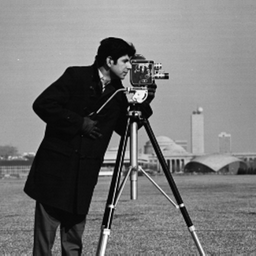
#> input picture Data/Hw4/standard_test_images/cameraman.tif, 256 x 256 px, shrunk from 512 x 512 before the run, given in place of lena_color_512.tif, which was not available
$ jupyter execute main.ipynb
#> lines starting #> are read from the running program, lines starting #| are printed output that depends on the picture; after the words box and inside, x2 and y2 are one past the last pixel; in counts of white or black regions, pixels touching at a corner belong together; pictures that were not available may be replaced by others from this repository, and a replacement may not be noted
[cell 1]
"""
From RGB to YCbCr
"""

def RGB_to_YCbCr(COLOR_IMG):
    """
    Y = 0.299 R + 0.587 G + 0.114 B
    Cb = - 0.1687 R - 0.3313 G + 0.5 B + 128
    Cr = 0.5 R - 0.4187 G - 0.0813 B + 128
    """

    W, H, C = COLOR_IMG.shape
    YCbCr_IMG = np.zeros((W, H, C))

    for w in range(W):
        for h in range(H):
            YCbCr_IMG[w,h,0] = + 0.2990*COLOR_IMG[w,h,0] + 0.5870*COLOR_IMG[w,h,1] + 0.1140*COLOR_IMG[w,h,2] +   0
            YCbCr_IMG[w,h,1] = - 0.1687*COLOR_IMG[w,h,0] - 0.3313*COLOR_IMG[w,h,1] + 0.5000*COLOR_IMG[w,h,2] + 128
            YCbCr_IMG[w,h,2] = + 0.5000*COLOR_IMG[w,h,0] - 0.4187*COLOR_IMG[w,h,1] - 0.0813*COLOR_IMG[w,h,2] + 128

    return YCbCr_IMG

[cell 2]
"""
From YCbCr to RGB
"""
# [17 lines left out: function YCbCr_to_RGB, not called in this run]

[cell 3]
"""
Downsample YCbCr and split them into 3 parts
"""

def Downsample_YCbCr(YCbCr_IMG):
    """
    Y  ==> Remain the same
    Cb ==> Cut down 50%
    Cr ==> Cut down 50%
    """
    W, H, C = YCbCr_IMG.shape
    CW = W//2
    CH = H//2
    Y_Channel = YCbCr_IMG[:,:,0]
    Cb_Channel= np.zeros((CW, CH))
    Cr_Channel= np.zeros((CW, CH))

    # In a 2x2 grid, directly use the top-left pixel
    for w in range(CW):
        for h in range(CH):
            Cb_Channel[w,h]=YCbCr_IMG[2*w,2*h,1]
            Cr_Channel[w,h]=YCbCr_IMG[2*w,2*h,2]

    return Y_Channel, Cb_Channel, Cr_Channel

[cell 4]
"""
Upsample YCbCr the result from Inverse Consine Transform
"""
# [10 lines left out: function Upsample_YCbCr, not called in this run]

[cell 5]
'''
This class is used to perform DCT and IDCT
REF: https://github.com/AbraaoHonorio/DCT-Discrete-Cosine-Transform
'''
import numpy as np
import matplotlib.pyplot as plt
from math import cos, pi, sqrt
class Github_Cosine_Transform():

    def __init__(self):
        pass

    def dct_2d(self, image, numberCoefficients=0):

        nc = numberCoefficients # passando para NC para melhorar a visibilidade da formula
        height = image.shape[0]
        width = image.shape[1]
        imageRow = np.zeros_like(image).astype(float)
        imageCol = np.zeros_like(image).astype(float)

        for h in range(height):
            imageRow[h, :] = self.dct_1d(image[h, :], nc) # aplicando IDCT na linhas
        for w in range(width):
            imageCol[:, w] = self.dct_1d(imageRow[:, w], nc) # aplicando IDCT nas colunas

        return imageCol

    def dct_1d(self, image, numberCoefficients=0):

        nc = numberCoefficients
        n = len(image)
        newImage= np.zeros_like(image).astype(float)


        for k in range(n):
            sum = 0
            for i in range(n):
                sum += image[i] * cos(2 * pi * k / (2.0 * n) * i + (k * pi) / (2.0 * n))
            ck = sqrt(0.5) if k == 0 else 1
            newImage[k] = sqrt(2.0 / n) * ck * sum

        # salvando os N maiores numeros e zerandos todos os outros
        if nc > 0:
            newImage.sort()
            for i in range(nc, n):
                newImage[i] = 0

        return newImage # retorno de um VETOR


    def idct_2d(self, image):
        height = image.shape[0]
        width =  image.shape[1]
        imageRow = np.zeros_like(image).astype(float)
        imageCol = np.zeros_like(image).astype(float)


        for h in range(height):
            imageRow[h, :] = self.idct_1d(image[h, :]) # aplicando IDCT na linhas
        for w in range(width):
            imageCol[:, w] = self.idct_1d(imageRow[:, w]) # aplicando IDCT nas colunas

        return imageCol

    def idct_1d(self, image):

        n = len(image)
        newImage = np.zeros_like(image).astype(float)

        for i in range(n):
            sum = 0
            for k in range(n):
                ck = sqrt(0.5) if k == 0 else 1 # operador tenario para verificar o valor do CK
                sum += ck * image[k] * cos(2 * pi * k / (2.0 * n) * i + (k * pi) / (2.0 * n))

            newImage[i] = sqrt(2.0 / n) * sum

        return newImage

"""
link:http://www.robertstocker.co.uk/jpeg/jpeg_new_9.htm

Thanks to Teacher's link, I re-implemented the demo 8x8 block
in order to test whether my DCT methods is okay or not.
"""
TEST_BLOCK_01 = np.array([[  5, 5, 64, 64, 5, 5, 5, 5 ],
                          [  5, 5, 64, 64, 5, 5, 5, 5 ],
                          [  5, 5, 64, 64, 5, 5, 5, 5 ],
                          [  5, 5, 64, 64, 5, 5, 5, 5 ],
                          [  5, 5, 64, 64, 5, 5, 5, 5 ],
                          [  5, 5, 64, 64, 5, 5, 5, 5 ],
                          [  5, 5, 64, 64, 5, 5, 5, 5 ],
                          [  5, 5, 64, 64, 5, 5, 5, 5 ],])

TEST_BLOCK_02 = np.array([[  5,  5,  5,  5,  5,  5,  5,  5 ],
                          [  5,  5,  5,  5,  5,  5,  5,  5 ],
                          [ 64, 64, 64, 64, 64, 64, 64, 64 ],
                          [ 64, 64, 64, 64, 64, 64, 64, 64 ],
                          [  5,  5,  5,  5,  5,  5,  5,  5 ],
                          [  5,  5,  5,  5,  5,  5,  5,  5 ],
                          [  5,  5,  5,  5,  5,  5,  5,  5 ],
                          [  5,  5,  5,  5,  5,  5,  5,  5 ],])

TEST_BLOCK_03 = np.array([[ 64, 64,  5,  5,  5,  5,  5,  5 ],
                          [  5, 64, 64,  5,  5,  5,  5,  5 ],
                          [  5,  5, 64, 64,  5,  5,  5,  5 ],
                          [  5,  5,  5, 64, 64,  5,  5,  5 ],
                          [  5,  5,  5,  5, 64, 64,  5,  5 ],
                          [  5,  5,  5,  5,  5, 64, 64,  5 ],
                          [  5,  5,  5,  5,  5,  5, 64, 64 ],
                          [  5,  5,  5,  5,  5,  5,  5, 64 ],])

# Step 1: Choose Test Block
TEST_BLOCK = TEST_BLOCK_03
plt.imshow(TEST_BLOCK)
plt.show()
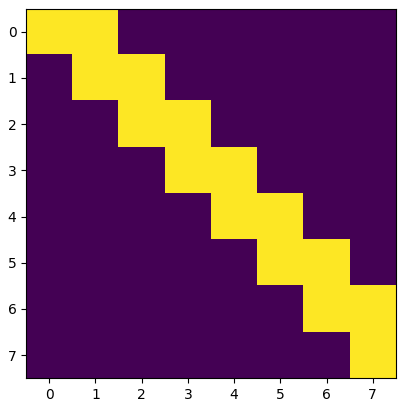
#> figure drawn by matplotlib, 1 panel

# Step 2: Perform DCT on Test Block
DCT_Tool = Github_Cosine_Transform()
DCT_BLOCK = DCT_Tool.dct_2d(TEST_BLOCK)
plt.imshow(DCT_BLOCK)
plt.show()
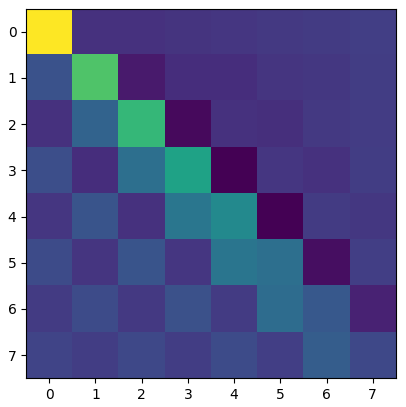
#> figure drawn by matplotlib, 1 panel

# Step 3: (Optional) Inverse DCT
INV_DCT_BLOCK = DCT_Tool.idct_2d(DCT_BLOCK)
plt.imshow(INV_DCT_BLOCK)
plt.show()

[cell 6]
"""
Perform De-Quantization on a single 8x8 block
"""

# [50 lines left out: function RE_Quantization, not called in this run]

[cell 7]
"""
Perform Zigzag on a 8x8 Quantized Result
"""

def ZigzagScan(Block):

    order_matrix = np.array([[  0,  1,  5,  6, 14, 15, 27, 28 ],
                             [  2,  4,  7, 13, 16, 26, 29, 42 ],
                             [  3,  8, 12, 17, 25, 30, 41, 43 ],
                             [  9, 11, 18, 24, 31, 40, 44, 53 ],
                             [ 10, 19, 23, 32, 39, 45, 52, 54 ],
                             [ 20, 22, 33, 38, 46, 51, 55, 60 ],
                             [ 21, 34, 37, 47, 50, 56, 59, 61 ],
                             [ 35, 36, 48, 49, 57, 58, 62, 63 ],])

    zigzag_out = list()
    for num in range(64):
        for x in range(8):
            for y in range(8):
                if order_matrix[x,y] == num:
                    zigzag_out.append(Block[x,y])

    return zigzag_out

[cell 8]
"""
Reverse
Perform Reverse Zigzag on a zigzag list to get a 8x8 Quantized Result
"""

# [19 lines left out: function RE_ZigzagScan, not called in this run]

[cell 9]
"""
Perform Quantization on a single 8x8 block
"""

def Quantization(Block, MODE):
    """
    This is the point at which I can control the quality.
    I decided to follow Nikon Camera's setting
    """

    if MODE == "Y":

        QT_Y = np.array([[  2,  1,  1,  1,  1,  1,  2,  1 ],
                         [  1,  1,  2,  2,  2,  2,  2,  4 ],
                         [  3,  2,  2,  2,  2,  5,  4,  4 ],
                         [  3,  4,  6,  5,  6,  6,  6,  5 ],
                         [  6,  6,  6,  7,  9,  8,  6,  7 ],
                         [  9,  7,  6,  6,  8, 11,  8,  9 ],
                         [ 10, 10, 10, 10, 10,  6,  8, 11 ],
                         [ 12, 11, 10, 12,  9, 10, 10, 10 ],])

        Block_Y_Qtzd = np.zeros((8,8))
        Block_Y_Qtzd = Block / QT_Y

        #return Block_Y_Qtzd.astype(np.int8)
        return Block_Y_Qtzd.astype(np.int32)

    elif MODE == "Cb" or MODE == "Cr":

        QT_C = np.array([[  2,  2,  2,  2,  2,  2,  5,  3 ],
                         [  3,  5, 10,  7,  6,  7, 10, 10 ],
                         [ 10, 10, 10, 10, 10, 10, 10, 10 ],
                         [ 10, 10, 10, 10, 10, 10, 10, 10 ],
                         [ 10, 10, 10, 10, 10, 10, 10, 10 ],
                         [ 10, 10, 10, 10, 10, 10, 10, 10 ],
                         [ 10, 10, 10, 10, 10, 10, 10, 10 ],
                         [ 10, 10, 10, 10, 10, 10, 10, 10 ],])

        Block_C_Qtzd= np.zeros((8,8))
        Block_C_Qtzd= Block/ QT_C

        #return Block_C_Qtzd.astype(np.int8) this line makes things wrong
        return Block_C_Qtzd.astype(np.int32)

    else:
        print("QAQ")

[cell 10]
"""
Perform Zero Run Length Coding on zigzagged AC result
"""

def Zero_Run_Length_Coding(zigzag_list):

    DC = zigzag_list[0]

    AC_code = list()
    count = 0

    for i in range(1, len(zigzag_list)):

        val = zigzag_list[i]

        if val == 0:
            count=count+1
            if i == len(zigzag_list)-1:
                assigned_tuple = (0, val)
                AC_code.append((0, val))
        else:
            assigned_tuple = (count, val)
            count = 0

            if i == len(zigzag_list) - 1:
                assigned_tuple = (0, 0)

            AC_code.append(assigned_tuple)

    return DC, AC_code

[cell 11]
"""
Perform Reverse Zero Run Length Coding on zigzagged AC result
"""

# [16 lines left out: function RE_Zero_Run_Length_Coding, not called in this run]

[cell 12]
"""
Perform Differential Coding for DC Part
"""

def Differential_Coding(DC_Y_LIST):
    DC_Differential_LIST = []
    DC_00 = 0
    for idx, DC in enumerate(DC_Y_LIST):
        if idx == 0:
            DC_Differential_LIST.append(DC_Y_LIST[0])
        else:
            DC_BEF = DC_Y_LIST[idx-1]
            DC_NOW = DC_Y_LIST[idx]
            DC_diff = DC_NOW - DC_BEF
            DC_Differential_LIST.append(DC_diff)
    return DC_Differential_LIST

[cell 13]
"""
Reverse Bit Stream to DC Part
"""

# [12 lines left out: function RE_Differential_Coding, not called in this run]

[cell 14]
"""
Forward
This block is related to AC Code
"""
# [6 lines left out: function NESTED_LIST_to_1D_LIST, not called in this run]

[cell 15]
"""
Reverse
This block is related to AC Code
"""

# [20 lines left out: function OneD_LIST_to_NESTED_LIST, not called in this run]

[cell 16]
"""
I implemented basically all the code the following YouTube video covered.
With a bit modification, it can be applied on DC part of this JPEG project.
https://github.com/bhrigu123/huffman-coding
"""

import os
import heapq

class HuffmanCoding:

    def __init__(self):
        self.heap = []
        self.codes = {}
        self.reverse_mapping = {}

    class HeapNode:
        def __init__(self, char, freq):
            self.char = char
            self.freq = freq
            self.left = None
            self.right= None

        def __lt__(self, other):
            return self.freq < other.freq

        def __eq__(self, other):
            if (other == None):
                return False
            if (not isinstance(other, HeapNode)):
                return False
            return self.freq == other.freq

    def make_frequency_dict(self, text):
        # calc freq and return
        frequency = {}
        for character in text:
            if not character in frequency:
                frequency[character] = 0
            frequency[character] += 1
        return frequency

    def make_heap(self, frequency):
        # make priority queue
        for key in frequency:
            node = self.HeapNode(key, frequency[key])
            heapq.heappush(self.heap, node)

    def merge_codes(self):
        # build huffman tree. Save root node in heap
        while(len(self.heap)>1):
            node1 = heapq.heappop(self.heap)
            node2 = heapq.heappop(self.heap)

            merged = self.HeapNode(None, node1.freq + node2.freq)
            merged.left = node1
            merged.right = node2

            heapq.heappush(self.heap, merged)

    def make_codes_helper(self, node, current_code):
        if(node == None):
            return
        if(node.char != None):
            self.codes[node.char] = current_code
            self.reverse_mapping[current_code] = node.char

        self.make_codes_helper(node.left, current_code + "0")
        self.make_codes_helper(node.right, current_code + "1")

    def make_codes(self):
        # make codes for characters and save
        root = heapq.heappop(self.heap)
        current_code = ""
        self.make_codes_helper(root, current_code)

    def get_encoded_text(self, text):
        # replace character with code and return
        encoded_text = ""
        for character in text:
            encoded_text += self.codes[character]
        return encoded_text

    def pad_encoded_text(self, encoded_text):
        # pad encoded text and return
        extra_padding = 8 - len(encoded_text) % 8
        for i in range(extra_padding):
            encoded_text += "0"

        padded_info = "{0:08b}".format(extra_padding)
        encoded_text = padded_info + encoded_text
        return encoded_text

    def get_byte_array(self, padded_encoded_text):
        # convert bits into bytes. Return byte array
        b = bytearray()
        for i in range(0, len(padded_encoded_text), 8):

            byte = padded_encoded_text[i:i+8]
            b.append(int(byte, 2))

        return b

    def DC_Compress(self, test_list, output_path):

        text = test_list

        frequency = self.make_frequency_dict(text)

        self.make_heap(frequency)
        self.merge_codes()
        self.make_codes()

        encoded_text = self.get_encoded_text(text)
        padded_encoded_text = self.pad_encoded_text(encoded_text)

        b = self.get_byte_array(padded_encoded_text)
        with open(output_path, 'wb') as output:
            output.write(bytes(b))

        return 1

    # =====================================

    # [22 lines left out: functions remove_padding, decode_text, not called in this run]

    def DC_Decompress(self, input_path):

        with open(input_path, 'rb') as file:
            bit_string=""

            byte = file.read(1)

            while(len(byte) > 0):
                byte = ord(byte)
                bits = bin(byte)[2:].rjust(8, '0')
                bit_string += bits
                byte = file.read(1)

        encoded_text = self.remove_padding(bit_string)
        decoded_text = self.decode_text(encoded_text)

        return decoded_text

[cell 17]
import matplotlib.pyplot as plt
from math import cos,sqrt,pi
from tqdm import tqdm
import numpy as np
import cv2 as cv
import os

# This command will output the existing images
BASE_DIR = "../Data/Hw4/standard_test_images/"
#print(os.listdir(BASE_DIR))

GRAY_IMG_LIST = ["cameraman.tif",
                 "house.tif",
                 "jetplane.tif",
                 "lake.tif",
                 "lena_gray_256.tif",
                 "lena_gray_512.tif",
                 "livingroom.tif",
                 "mandril_gray.tif",
                 "peppers_gray.tif",
                 "pirate.tif",
                 "walkbridge.tif",
                 "woman_blonde.tif",
                 "woman_darkhair.tif"]

COLOR_IMG_LIST = ["lena_color_256.tif", "lena_color_512.tif", "mandril_color.tif", "peppers_color.tif"]

[cell 18]
# Read Image
COLOR_IMG = COLOR_IMG_LIST[1]
COLOR_IMG = cv.imread(BASE_DIR+COLOR_IMG)
#> COLOR_IMG is the input picture: shape (256, 256, 3); min 0, max 255, mean 118.3
COLOR_IMG = cv.cvtColor(COLOR_IMG, cv.COLOR_BGR2RGB)
W, H, C = COLOR_IMG.shape
#> W = 256; H = 256; C = 3

# RGB to YCbCr
YCbCr_IMG = RGB_to_YCbCr(COLOR_IMG)
#> after the loop in RGB_to_YCbCr, `for w in range(W):`:
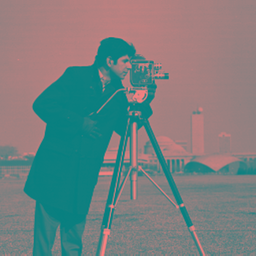
#> YCbCr_IMG: shape (256, 256, 3) float64; mean R, G, B 118.3, 128, 128

# Downsample YCbCr
Y_Channel, Cb_Channel, Cr_Channel = Downsample_YCbCr(YCbCr_IMG)
#> after the loop in Downsample_YCbCr, `for w in range(CW):`: Cb_Channel: shape (128, 128) float64; every value is 128
#> after the loop in Downsample_YCbCr, `for w in range(CW):`:
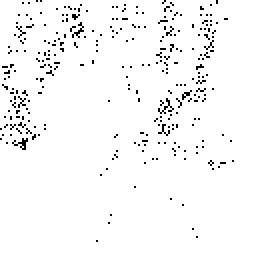
#> Cr_Channel: shape (128, 128) float64 (shown 2 times larger); values 128 (black) and 128 (white), 96.7% white; black in thin lines or dots, all inside (x1, y1, x2, y2) = (0, 0, 117, 121)

[cell 19]
# For Each 8x8 Block Do Following things

# Y Channel

DC_Y_LIST = []
AC_code_Y_LIST = []

for w in tqdm(range(0,W,8)):
    for h in range(0,H,8):

        # (0) Get 8x8 Grid
        TILE_Y = Y_Channel[w:w+8,h:h+8]

        # (1) DCT
        DCT_Y = DCT_Tool.dct_2d(TILE_Y)

        # (2) Quantization
        QTZ_Y = Quantization(DCT_Y, MODE="Y")

        # (3) Zig-zag Scan
        ZZS_Y = ZigzagScan(QTZ_Y)

        # (4) Zero Run Length Coding
        DC_Y, AC_code_Y = Zero_Run_Length_Coding(ZZS_Y)

        # (5) Prepare For Huffman Encoding
        DC_Y_LIST.append(DC_Y)
        AC_code_Y_LIST.append(AC_code_Y)

# [16 lines of commented-out code are left out]

DC_Cb_LIST = []
DC_Cr_LIST = []
AC_code_Cb_LIST = []
AC_code_Cr_LIST = []

for w in tqdm(range(0, W//2, 8)):
    for h in range(0, H//2, 8):

        # (0) Get 8x8 Grid
        TILE_Cb = Cb_Channel[w:w+8,h:h+8]
        TILE_Cr = Cr_Channel[w:w+8,h:h+8]

        # (1) DCT
        DCT_Cb = DCT_Tool.dct_2d(TILE_Cb)
        DCT_Cr = DCT_Tool.dct_2d(TILE_Cr)

        # (2) Quantization
        QTZ_Cb = Quantization(DCT_Cb, MODE="Cb")
        QTZ_Cr = Quantization(DCT_Cr, MODE="Cr")

        # (3) Zig-zag Scan
        ZZS_Cb = ZigzagScan(QTZ_Cb)
        ZZS_Cr = ZigzagScan(QTZ_Cr)

        # (4) Zero Run Length Coding
        DC_Cb, AC_code_Cb = Zero_Run_Length_Coding(ZZS_Cb)
        DC_Cr, AC_code_Cr = Zero_Run_Length_Coding(ZZS_Cr)

        # (5) Prepare For Huffman Encoding
        DC_Cb_LIST.append(DC_Cb)
        DC_Cr_LIST.append(DC_Cr)
        AC_code_Cb_LIST.append(AC_code_Cb)
        AC_code_Cr_LIST.append(AC_code_Cr)

#         print(DC_Cb)
#         break
#     break

[cell 20]
# Perform Differential Coding
DC_Differential_Y_LIST = Differential_Coding(DC_Y_LIST)
#> the loop in Differential_Coding, `for idx, DC in enumerate(DC_Y_LIST):` made 1024 passes
#> DC on passes 1 to 3: 625, 630, 641
DC_Differential_Cb_LIST = Differential_Coding(DC_Cb_LIST)
DC_Differential_Cr_LIST = Differential_Coding(DC_Cr_LIST)

# Perform Huffman Coding: Compress
Y_DC_HCoding = HuffmanCoding()
Cb_DC_HCoding = HuffmanCoding()
Cr_DC_HCoding = HuffmanCoding()

Y_DC_HCoding.DC_Compress(DC_Differential_Y_LIST, "DC_Y_b.bin")
#> the loop in make_frequency_dict, `for character in text:` made 1024 passes
#> character on passes 1 to 3: 625, 5, 11
#> the loop in make_heap, `for key in frequency:` made 311 passes
#> the loop in get_encoded_text, `for character in text:` made 1024 passes
Cb_DC_HCoding.DC_Compress(DC_Differential_Cb_LIST, "DC_Cb_b.bin")
#> the loop in make_frequency_dict (call 2), `for character in text:` made 256 passes
#> character on passes 1 to 3: 512, 0, 0
#> the loop in make_heap (call 2), `for key in frequency:` made 2 passes
#> the loop in merge_codes (call 2), `while(len(self.heap)>1):` made 1 pass
#> the loop in get_encoded_text (call 2), `for character in text:` made 256 passes
Cr_DC_HCoding.DC_Compress(DC_Differential_Cr_LIST, "DC_Cr_b.bin")
# ------------------------------------------------------- #

# Perform Huffman De-Coding: Decompress
RE_DC_Y_b = Y_DC_HCoding.DC_Decompress("DC_Y_b.bin")
